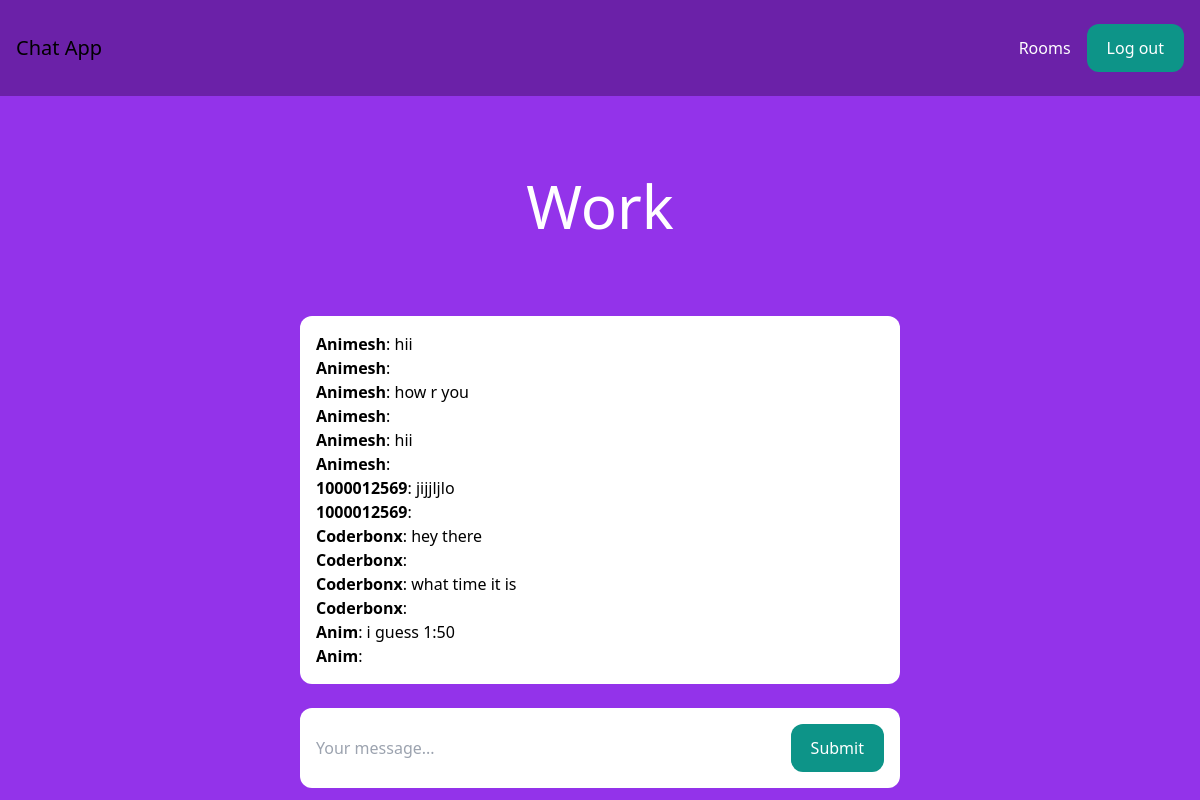
Page /rooms/work/ (signed in) on the committed database.
### room/models.py (models this page shows)
class Room(models.Model):
    name = models.CharField(max_length=255)
    slug = models.SlugField(unique=True)

class Message(models.Model):
    room = models.ForeignKey(Room, related_name='messages', on_delete=models.CASCADE)
    user = models.ForeignKey(User, related_name='messages', on_delete=models.CASCADE)
    content = models.TextField()
    date_added = models.DateTimeField(auto_now_add=True)
    class Meta:
        ordering = ('date_added',)

### room/views.py (the view)
# urls.py: path('rooms/', include('room.urls')),
@login_required
def room(request, slug):
    room = Room.objects.get(slug=slug)
    messages = Message.objects.filter(room=room)[0:25]
    return render(request, 'room/room.html', {'room': room, 'messages': messages})

### room/templates/room/room.html (shortened to what this page needs)
{% extends 'core/base.html' %}
{% block content %}
<div class="p-10 lg:p-20 text-center">
    <h1 class="text-3xl lg:text-6xl text-white">{{ room.name }}</h1>
</div>
<div class="lg:w-2/4 mx-4 lg:mx-auto p-4 bg-white rounded-xl">
    <div class="chat-messages space-y-3" id="chat-messages">
        {% for m in messages %}<b>{{ m.user.username }}</b>: {{ m.content }}<br>{% endfor %}
    </div>
</div>
<div class="lg:w-2/4 mt-6 mx-4 lg:mx-auto p-4 bg-white rounded-xl">
    <form method="post" action="." class="flex">
        <input type="text" name="content" class="flex-1 mr-3" placeholder="Your message..." id="chat-message-input">
        <button
            class="px-5 py-3 rounded-xl text-white bg-teal-600 hover:bg-teal-700"
            id="chat-message-submit"
        >Submit</button>
    </form>
</div>
{% endblock %}

### core/templates/core/base.html (shortened to what this page needs)
<!DOCTYPE html>
<html>
    <head>
        <script src="https://cdn.tailwindcss.com"></script>
    </head>
    <body class="bg-purple-600">
        <nav class="flex items-center justify-between px-4 py-6 bg-purple-800">
            <div>
                <a href="/" class="text-xl text-black">Chat App</a>
            </div>
            <div class="flex items-center space-x-4">
                {% if request.user.is_authenticated %}
                    <a href="/rooms/" class="text-white hover:text-gray-200">Rooms</a>
                    <a href="/logout/" class="px-5 py-3 rounded-xl text-white bg-teal-600 hover:bg-teal-700">Log out</a>
                {% else %}
                    <a href="/login/" class="text-white hover:text-gray-200">Log in</a>
                    <a href="/signup/" class="px-5 py-3 rounded-xl text-white bg-teal-600 hover:bg-teal-700">Sign up</a>
                {% endif %}
            </div>
        </nav>
        {% block content %}
        {% endblock %}
    </body>
</html>

### rows in the picture
Room: name "Work"
Message: user.username "Animesh", content "hii"
Message: user.username "Animesh"
Message: user.username "Animesh", content "how r you"
Message: user.username "Animesh"
Message: user.username "Animesh", content "hii"
Message: user.username "Animesh"
Message: user.username "1000012569", content "jijjljlo"
Message: user.username "1000012569"
Message: user.username "Coderbonx", content "hey there"
Message: user.username "Coderbonx"
Message: user.username "Coderbonx", content "what time it is"
Message: user.username "Coderbonx"
Message: user.username "Anim", content "i guess 1:50"
Message: user.username "Anim"
